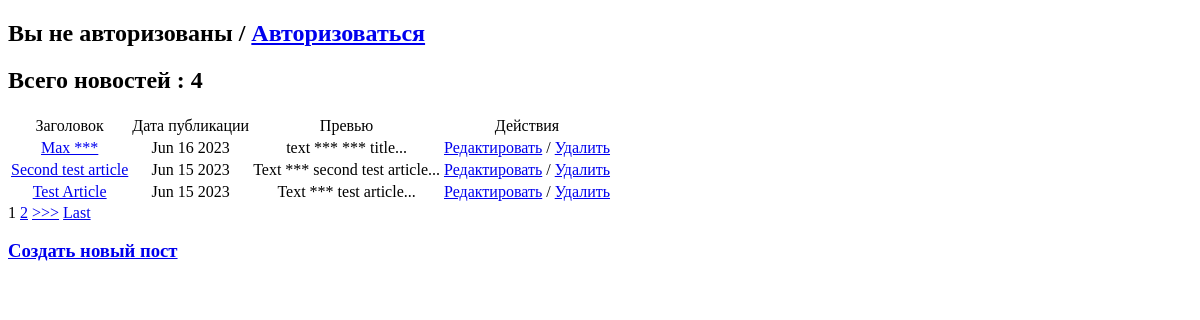
Before: /news/ with the older database file.
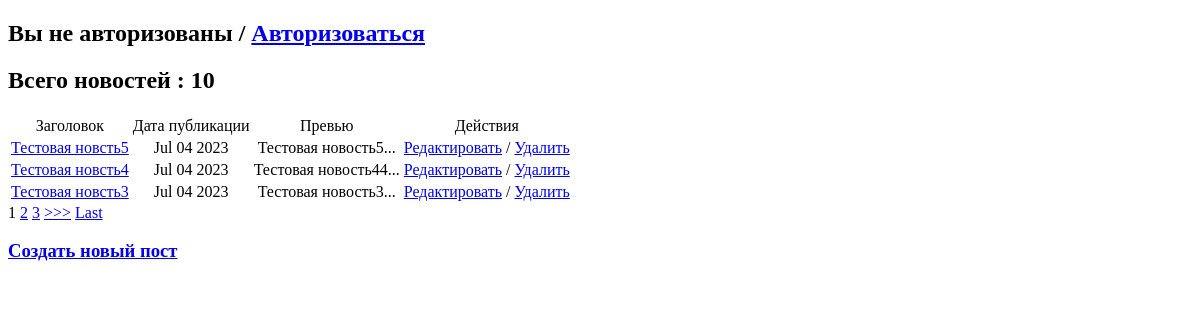
After: the same page with the newer database file.
### news_paper/models.py (models this page shows, shortened)
class Post (models.Model):
    postAuthor = models.ForeignKey(Author, on_delete=models.CASCADE)
    NEWS = 'NW'
    ARTICLE = 'AC'
    NEWS_OR_ARTICLE_CHOICE = [
        (NEWS, 'Новость'),
        (ARTICLE, 'Статья')
    ]
    newsOrArt = models.CharField(
        max_length=2,
        choices=NEWS_OR_ARTICLE_CHOICE,
        default=NEWS
    )
    dateCreate = models.DateTimeField(auto_now_add=True)
    postCategory = models.ManyToManyField(Category, through='PostCategory')
    title = models.CharField(max_length=128)
    text = models.TextField()
    rating = models.SmallIntegerField(default=0)
    def preview(self):
        return f"{self.text[:125]}..."

### news_paper/views.py (the view, shortened to what this page needs)
# urls.py: path('news/', PostList.as_view()),
class PostList(ListView):
    model = Post
    template_name = 'news.html'
    context_object_name = 'news'
    extra_context = {'title': 'Главная страница'}
    queryset = Post.objects.order_by('-dateCreate')
    paginate_by = 3
    form_class = PostForm
    def get_context_data(self, **kwargs):
        context = super().get_context_data(**kwargs)
        context['count'] = Post.objects.all().count()
        context['form'] = PostForm()
        return context

### news_paper/templatetags/custom_filters.py (called while the page is built)
@register.filter(name='censor')
def censor(value):
    text = value.split()
    for i in text:
        if i in ban_list:
            value = value.replace(i, '***')
    return value

### news_paper/templates/news.html (shortened to what this page needs)
{% extends "default.html" %}
{% load custom_filters %}
{% block content %}
<h2>Всего новостей : {{ count }}</h2>
<table>
    <tr>
        <td style="text-align:center">Заголовок</td>
        <td style="text-align:center">Дата публикации</td>
        <td style="text-align:center">Превью</td>
        <td style="text-align:center">Действия</td>
    </tr>
{% for m in news %}
    <tr>
        <td style="text-align:center"><a href="/news/{{ m.pk }}">{{ m.title|censor }}</a></td>
        <td style="text-align:center">{{ m.dateCreate|date:'M d Y' }}</td>
        <td style="text-align:center">{{ m.preview|censor }}</td>
        <td style="text-align:center"><a href="/news/{{ m.pk }}/update"> Редактировать</a> / <a href="/news/{{ m.pk }}/delete"> Удалить</a></td>
    </tr>
{% endfor %}
    </table>
{% if is_paginated %}
    {% for num in page_obj.paginator.page_range %}
        {% if page_obj.number == num %}
            <a>{{ num }}</a>
        {% elif num > page_obj.number|add:'-3' and num < page_obj.number|add:'3' %}
            <a href="?page={{ num }}">{{ num }}</a>
        {% endif %}
    {% endfor %}
    {% if page_obj.has_next %}
        <a href="?page={{ page_obj.next_page_number }}">>>></a>
        <a href="?page={{ page_obj.paginator.num_pages }}">Last</a>
    {% endif %}
{% endif %}
<h3><a href="/news/add">Создать новый пост</a></h3>
{% endblock content %}

### news_paper/templates/default.html (shortened to what this page needs)
<!DOCTYPE html>
<html lang="en">
<head>
    {% load custom_tags %}
</head>
<body>
{% if user.is_authenticated %}
<h2>Привет - {{ request.user.username }} / <a href="{% url 'account_logout' %}">Выйти</a></h2>
    {% if request.user|user_in_group:"authors" %}
        <h3>Вы являетесь автором</h3>
    {% else %}
        <h3><a href="{% url 'add_to_group' %}">Стать автором</a></h3>
    {% endif %}
{% else %}
<h2>Вы не авторизованы / <a href="{% url 'account_login' %}">Авторизоваться</a></h2>
{% endif %}
{% block content %}
{% endblock content %}
</body>
</html>

Changed rows visible on the page:
no longer on this page (row unchanged): Post: title|censor "Max ***", dateCreate "Jun 16 2023", preview|censor "text *** *** title..."
no longer on this page (row unchanged): Post: title|censor "Second test article", dateCreate "Jun 15 2023", preview|censor "Text *** second test article..."
no longer on this page (row unchanged): Post: title|censor "Test Article", dateCreate "Jun 15 2023", preview|censor "Text *** test article..."
added Post: title|censor "Тестовая новсть5", dateCreate "Jul 04 2023", preview|censor "Тестовая новость5..."
added Post: title|censor "Тестовая новсть4", dateCreate "Jul 04 2023", preview|censor "Тестовая новость44..."
added Post: title|censor "Тестовая новсть3", dateCreate "Jul 04 2023", preview|censor "Тестовая новость3..."
Other visible differences:
{{ count }}: "4" → "10"
new list line: "3"
